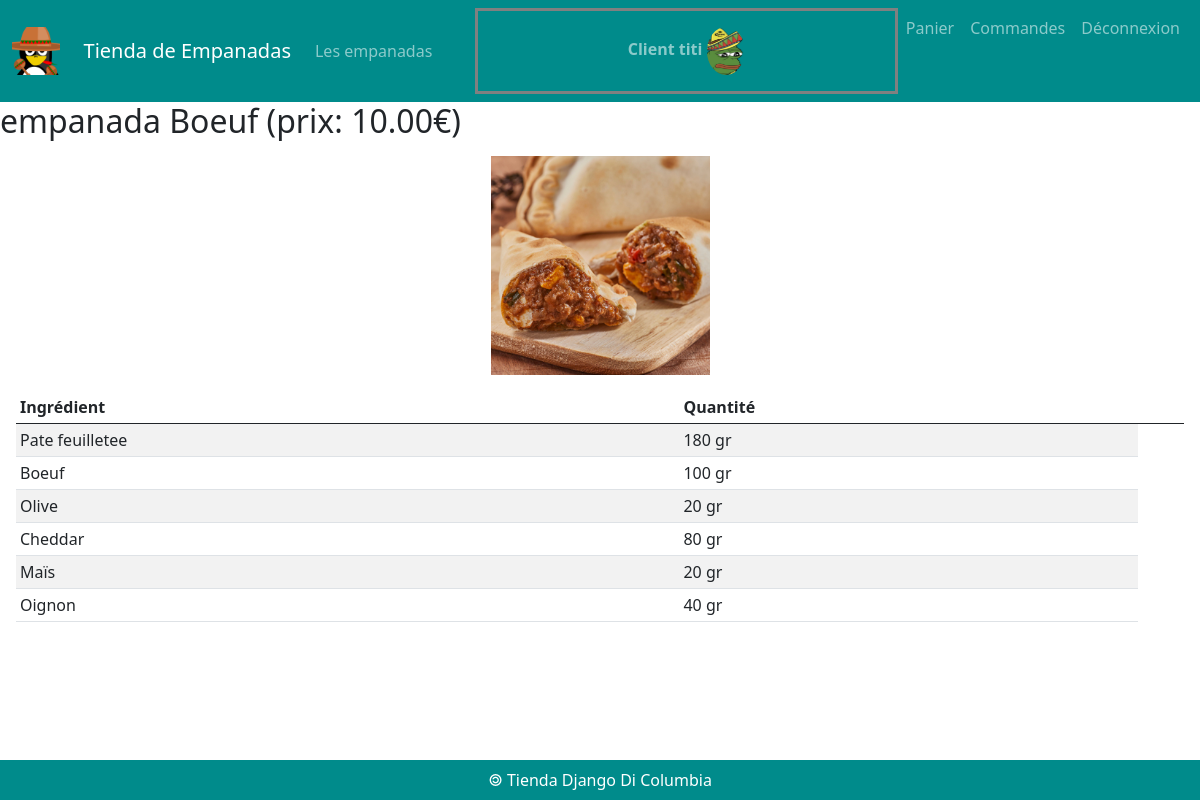
Screenshot of /empanada/1 (signed in) with the database file from the repository.
### comptes/models.py (models this page shows)
class TiendaUser(User) :
    image = models.ImageField( default = "imagesUsers/default.png",
                               upload_to = "imagesUsers/")

### empanadas/models.py (models this page shows, shortened)
class Empanada(models.Model) :
    idEmpanada = models.AutoField(primary_key = True)
    nomEmpanada = models.CharField(max_length = 50)
    prix = models.DecimalField(max_digits = 6, decimal_places = 2)
    image = models.ImageField(default = 'imagesEmpanadas/default.png', upload_to = 'imagesEmpanadas/')
    def __str__(self) :
        return 'empanada ' + self.nomEmpanada + ' (prix: ' + str(self.prix) + '€)'

class Ingredient(models.Model) :
    idIngredient = models.AutoField(primary_key = True)
    nomIngredient = models.CharField(max_length = 50)
    def __str__(self) :
        return self.nomIngredient

class Composition(models.Model) :
    class Meta :
        unique_together = ('ingredient', 'empanada')
    idComposition = models.AutoField(primary_key = True)
    ingredient = models.ForeignKey(Ingredient, on_delete = models.CASCADE)
    empanada = models.ForeignKey(Empanada, on_delete = models.CASCADE)
    quantite = models.CharField(max_length = 100)

### empanadas/views.py (the view)
# urls.py: path('empanada/<int:empanada_id>', views.empanada),
def empanada(request, empanada_id) :
    user = None
    if request.user.is_authenticated :
        user = TiendaUser.objects.get(id=request.user.id)
    laEmpanada = Empanada.objects.get(idEmpanada = empanada_id)
    compos = Composition.objects.filter(empanada = empanada_id)
    ingrs = Ingredient.objects.all()
    recipe = {}
    for compo in compos :
        recipe[compo.ingredient] = compo.quantite
    print(recipe)
    return render(
        request,
        'empanadas/empanada.html',
        {'empanada' : laEmpanada,
         'recette' : recipe,
         'ingredients' : ingrs,
         'user' : user },
    )

### empanadas/templates/empanadas/empanada.html (shortened to what this page needs)
{% extends 'empanadas/base.html' %}
{% block main %}
<h2>{{empanada}}</h2>
<div class="m-3">
    <figure class="w-25 text-center m-auto">
        <img src="{{MEDIA_URL}}{{empanada.image}}" class="image-fluid" style="width: 75%;"/>
    </figure>
</div>
<div class="m-3">
    <table class="table table-sm table-striped">
        <thead class="thead-dark">
            <tr>
                <th>Ingrédient</th>
                <th>Quantité</th>
                <th></th>
            </tr>
        </thead>
        <tbody>
            {% for ingr, qt in recette.items %}
            <tr>
                <td>{{ingr.nomIngredient}}</td>
                <td>{{qt}} gr</td>
            </tr>
            {% endfor %}
        </tbody>
    </table>
</div>
{% endblock %}

### comptes/templates/comptes/menuClient.html (shortened to what this page needs)
{% load static %}
<nav class="navbar navbar-expand-lg navbar-dark">
    <div class="container-fluid">
        <img id="logo" src="{% static 'empanadas/img/mexicanPingouin.png' %}" alt="logo Pinguoin Mexicain">
        <a class="navbar-brand" href="#">Tienda de Empanadas</a>
        <div id="navbarText" class="collapse navbar-collapse" >
            <ul class="navbar-nav me-auto mb-2 mb-lg-0">
                <li class="nav-item">
                    <a class="nav-link" href="/empanadas">Les empanadas</a>
                </li>
            </ul>
            <ul class="navbar-nav">
                <li class="nav-item">
                    <span class="nav-link" style="border: solid grey; font-weight: bold;">
                        <a class="nav-link" href="/user/update/" >
                            Client {{user}}
                            <img src="{{MEDIA_URL}}{{user.image}}" class="rounded-circle" style="width: 10%;"/>
                        </a>
                    </span>
                </li>
                <li class="nav-item">
                    <a class="nav-link" href="/cart">
                        Panier
                    </a>
                </li>
                <li class="nav-item">
                    <a class="nav-link" href="/commandes">
                        Commandes
                    </a>
                </li>
                <li class="nav-item">
                    <a class="nav-link" href="/logout">
                        Déconnexion
                    </a>
                </li>
            </ul>
        </div>
    </div>
</nav>

### empanadas/static/empanadas/css/styles.css (style rules this page uses)
nav { background-color: darkcyan; }
#logo { width: 3em; margin-right: 2%; }
.nav-item { text-align: center; }

### rows the page displays
TiendaUser: username "titi"
Empanada: nomEmpanada+prix "empanada Boeuf (prix: 10.00€)", image (picture)
Ingredient: nomIngredient "Pate feuilletee", quantite "180"
Ingredient: nomIngredient "Boeuf", quantite "100"
Ingredient: nomIngredient "Olive", quantite "20"
Ingredient: nomIngredient "Cheddar", quantite "80"
Ingredient: nomIngredient "Maïs", quantite "20"
Ingredient: nomIngredient "Oignon", quantite "40"
